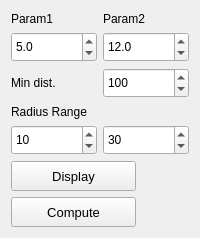
             <widget class="QWidget" name="tab_11">
              <attribute name="title">
               <string>Hough</string>
              </attribute>
              <layout class="QGridLayout" name="gridLayout">
               <item row="4" column="0" colspan="2">
                <widget class="QLabel" name="label_20">
                 <property name="minimumSize">
                  <size>
                   <width>0</width>
                   <height>15</height>
                  </size>
                 </property>
                 <property name="maximumSize">
                  <size>
                   <width>16777215</width>
                   <height>15</height>
                  </size>
                 </property>
                 <property name="text">
                  <string>Radius Range</string>
                 </property>
                </widget>
               </item>
               <item row="5" column="0">
                <widget class="QSpinBox" name="min_radius_spinbox">
                 <property name="minimumSize">
                  <size>
                   <width>0</width>
                   <height>30</height>
                  </size>
                 </property>
                 <property name="maximumSize">
                  <size>
                   <width>16777215</width>
                   <height>30</height>
                  </size>
                 </property>
                 <property name="maximum">
                  <number>1000</number>
                 </property>
                 <property name="value">
                  <number>10</number>
                 </property>
                </widget>
               </item>
               <item row="5" column="1">
                <widget class="QSpinBox" name="max_radius_spinbox">
                 <property name="minimumSize">
                  <size>
                   <width>0</width>
                   <height>30</height>
                  </size>
                 </property>
                 <property name="maximumSize">
                  <size>
                   <width>16777215</width>
                   <height>30</height>
                  </size>
                 </property>
                 <property name="maximum">
                  <number>1000</number>
                 </property>
                 <property name="value">
                  <number>30</number>
                 </property>
                </widget>
               </item>
               <item row="6" column="0" colspan="2">
                <widget class="QPushButton" name="display_hough_button">
                 <property name="minimumSize">
                  <size>
                   <width>125</width>
                   <height>30</height>
                  </size>
                 </property>
                 <property name="maximumSize">
                  <size>
                   <width>125</width>
                   <height>30</height>
                  </size>
                 </property>
                 <property name="font">
                  <font>
                   <pointsize>10</pointsize>
                  </font>
                 </property>
                 <property name="styleSheet">
                  <string notr="true"/>
                 </property>
                 <property name="text">
                  <string>Display</string>
                 </property>
                </widget>
               </item>
               <item row="7" column="0" colspan="2">
                <widget class="QPushButton" name="compute_electrodes_button">
                 <property name="minimumSize">
                  <size>
                   <width>125</width>
                   <height>30</height>
                  </size>
                 </property>
                 <property name="maximumSize">
                  <size>
                   <width>125</width>
                   <height>30</height>
                  </size>
                 </property>
                 <property name="font">
                  <font>
                   <pointsize>10</pointsize>
                  </font>
                 </property>
                 <property name="styleSheet">
                  <string notr="true"/>
                 </property>
                 <property name="text">
                  <string>Compute</string>
                 </property>
                </widget>
               </item>
               <item row="1" column="0">
                <widget class="QDoubleSpinBox" name="param1_spinbox">
                 <property name="minimumSize">
                  <size>
                   <width>0</width>
                   <height>30</height>
                  </size>
                 </property>
                 <property name="maximumSize">
                  <size>
                   <width>16777215</width>
                   <height>30</height>
                  </size>
                 </property>
                 <property name="decimals">
                  <number>1</number>
                 </property>
                 <property name="maximum">
                  <double>1000.000000000000000</double>
                 </property>
                 <property name="singleStep">
                  <double>0.500000000000000</double>
                 </property>
                 <property name="value">
                  <double>5.000000000000000</double>
                 </property>
                </widget>
               </item>
               <item row="1" column="1">
                <widget class="QDoubleSpinBox" name="param2_spinbox">
                 <property name="minimumSize">
                  <size>
                   <width>0</width>
                   <height>30</height>
                  </size>
                 </property>
                 <property name="maximumSize">
                  <size>
                   <width>16777215</width>
                   <height>30</height>
                  </size>
                 </property>
                 <property name="decimals">
                  <number>1</number>
                 </property>
                 <property name="maximum">
                  <double>1000.000000000000000</double>
                 </property>
                 <property name="singleStep">
                  <double>0.500000000000000</double>
                 </property>
                 <property name="value">
                  <double>12.000000000000000</double>
                 </property>
                </widget>
               </item>
               <item row="0" column="0">
                <widget class="QLabel" name="label_22">
                 <property name="minimumSize">
                  <size>
                   <width>0</width>
                   <height>15</height>
                  </size>
                 </property>
                 <property name="maximumSize">
                  <size>
                   <width>16777215</width>
                   <height>15</height>
                  </size>
                 </property>
                 <property name="text">
                  <string>Param1</string>
                 </property>
                </widget>
               </item>
               <item row="0" column="1">
                <widget class="QLabel" name="label_21">
                 <property name="minimumSize">
                  <size>
                   <width>0</width>
                   <height>15</height>
                  </size>
                 </property>
                 <property name="maximumSize">
                  <size>
                   <width>16777215</width>
                   <height>15</height>
                  </size>
                 </property>
                 <property name="text">
                  <string>Param2</string>
                 </property>
                </widget>
               </item>
               <item row="3" column="0">
                <widget class="QLabel" name="label_2">
                 <property name="minimumSize">
                  <size>
                   <width>0</width>
                   <height>15</height>
                  </size>
                 </property>
                 <property name="maximumSize">
                  <size>
                   <width>16777215</width>
                   <height>15</height>
                  </size>
                 </property>
                 <property name="text">
                  <string>Min dist.</string>
                 </property>
                </widget>
               </item>
               <item row="3" column="1">
                <widget class="QSpinBox" name="min_dist_spinbox">
                 <property name="minimumSize">
                  <size>
                   <width>0</width>
                   <height>30</height>
                  </size>
                 </property>
                 <property name="maximumSize">
                  <size>
                   <width>16777215</width>
                   <height>30</height>
                  </size>
                 </property>
                 <property name="maximum">
                  <number>10000</number>
                 </property>
                 <property name="value">
                  <number>100</number>
                 </property>
                </widget>
               </item>
              </layout>
             </widget>
